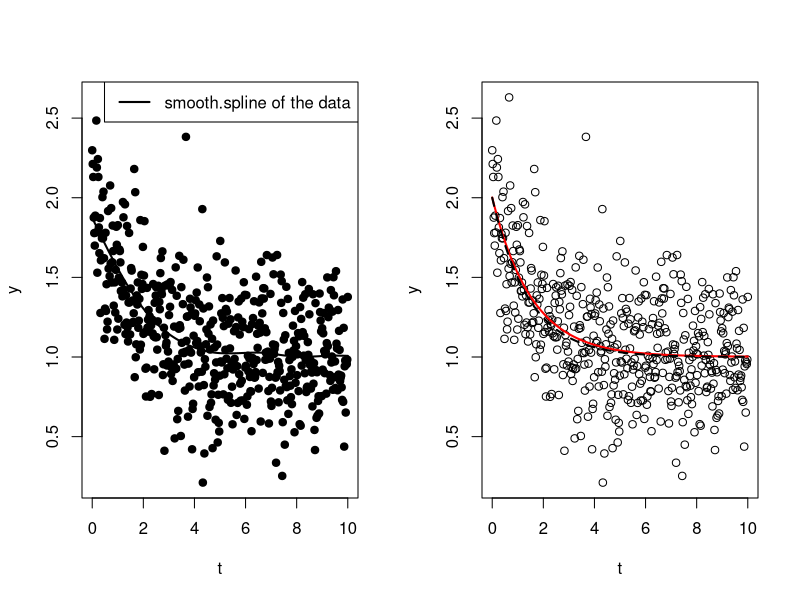

Write R code to recreate this figure. (Note: this script raises an error after producing the figure.)
############################################################
# 
#  Example non-linear model fitting using optim and mle
# 
#  Consider trying it with bbmle::mle2 instead of mle
#
############################################################
library(stats4)
library(MASS)   # for confint.nls ... which doesn't seem to work well here.

### Define Model Parameters
a <- 1
b <- 2
r <- -0.7
ptrue <- c(a=a, b=b, r=r)
t <-seq(0, 10, length=500)  # our independent variable values (time)

### Define the form of the model
model <- function(p, x) {
   p["a"] + (p["b"] - p["a"]) * exp(p["r"] * x)
}

###  add some noise with mean zero and stdev s
s <- abs(rnorm(1, 0.3, 0.1))

###  Generate fake data from our model
y <- model(ptrue, t) + rnorm(length(t), 0, s)

###  Plot in two frames - a smoothed curve and the fitted curve...
par(mfrow=c(1, 2))
plot(t, y, type="p", pch=19) # the data
fit <- smooth.spline(t, y) # smoothed data...
lines(fit, lwd=2)
legend("topright", legend=c("smooth.spline of the data"), col=c("black"), lty=1, lwd=2)

# Next, our function and the optimization...
FitFunc <- function(p) {
  mean((model(p, t) - y)^2) # regular ol' mean squared error ... a forgiveable first approach! ;)
}

# guess initial params
parms0 <- c(a=0.5, b=1.5, r=-1)    # give the optimizer an initial guess
pfit   <- optim(parms0, FitFunc)   # then let it run...

# Plot the fitted function (solid) and the true function (dashed)
plot(t, y, type="p", pch=21)
lines(t, model(pfit$par, t), type="l", lty=1, col="red", lwd=2)
lines(t, model(ptrue, t), type="l", lty=2, col="black", lwd=2)


##########################################################################
###########################  Next, fit using MLE  ########################
# This will allow things like confidence intervals, etc.  Always good!
# To do this we'll need to optimize the negative log liklihood...
# Assume errors are normal. If they aren't normal, use the best 
# looking distribution?????? (In help, used dpois instead of normal. ???)
minuslogL <- function(a, b, r, sigma) {  
   p    <- c(a=a, b=b, r=r)
   errs <- model(p,t)-y
   -sum(dnorm(errs, mean=0, sd=sigma, log=TRUE))  # log=T gives log(f) not f
}

# send to mle, which uses optim to maximize the likelihood...
pmle <- mle(minuslogL, start=list(parms0["a"], parms0["b"], parms0["r"],
            sigma=sqrt(var(y)*mean(1/y))))

parmsMLE <- coef(pmle)  # note sigma is in here as well :)

lines(t,model(parmsMLE,t)  , type="l", lty=2, col="green", lwd=2)
legend("topright",legend=c("True Params", "Least Squares", "MLE"),
       col=c("black", "red", "green"), lty=c(2, 1, 2), lwd=c(2, 2, 2))

summary(pmle)  # Summary statistics
logLik(pmle)   # Log(liklihood) value
vcov(pmle)     # variance covariance matrix
#confint(pmle)  # Confidence Intervals... sometimes.
#confint.nls(pmle)  # Confidence Intervals... sometimes.

